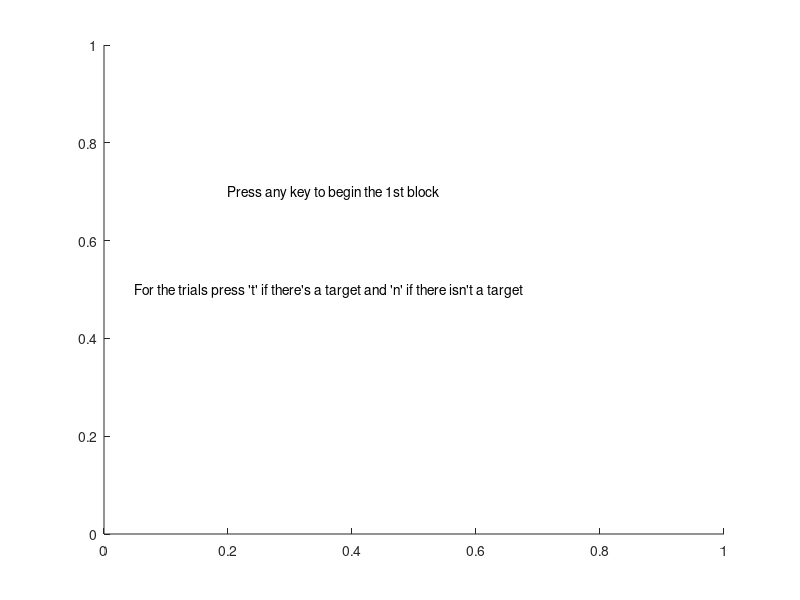

Reproduce this figure in MATLAB. (Note: this script raises an error after producing the figure.)
% project 6.4 - chapter info
% % % clear
% % % close all
% % % 
% % % h = figure;
% % % get(h)
% % % set(h, 'Pointer', 'crosshair')
% % % set(h,'visible','off')
% % % set(h,'visible','on')
% % % g = text(0.5,0.5,'This is pretty cool')
% % % set(g,'color','r','FontSize',20)
% % % 
% % % pause %Waiting for single key press
% % % h725 = get(h,'CurrentCharacter');
% % % 
% % % % Pearson correlation
% % % a = rand(100,2); %Creates 2 columns of 100 rand vals each, puts it in var a
% % % b = corrcoef(a(:,1),a(:,2)); %Calculates the pearson corr between 2 cols
% % % 
% % % % p here should be high to indicate that the values were obtained by chance
% % % % alone
% % % [magnitude, p] = corrcoef(a(:,1),a(:,2)); 

%% Project 6.4 draft
%main script
start=figure;
text(0.2, 0.7, 'Press any key to begin the 1st block');
text(0.05, 0.5, 'For the trials press ''t'' if there''s a target and ''n'' if there isn''t a target');
pause;
close;
right = 0;
wrong = 0;
trial_block=30;

%1st block pop-out with 4 objects; we do 30 trials;
n=4;
t_target4pop=[];
t_no_target4pop=[];
z=randperm(trial_block);
for i=1:trial_block
  if(z(i) <=(trial_block/2))
      target='y';
  else
      target='n';
  end

g=Treisman(n, 'f', target);
tic;
pause;
temp_t=toc;
%t=[t, temp_t];
temp_ans=get(g, 'CurrentCharacter');
%ans=[ans, temp_ans];
close;
  if((strcmp(target, 'y') && strcmp(temp_ans, 't'))) 
  t_target4pop=[t_target4pop, temp_t];
  right = right + 1;
  elseif((strcmp(target, 'n') && strcmp(temp_ans, 'n')))
  t_no_target4pop=[t_no_target4pop, temp_t];
  right = right + 1;
  else
  wrong = wrong + 1;
  end;
end;
t_targ4pop_mean=mean(t_target4pop);
t_no_targ4pop_mean=mean(t_no_target4pop);
%Next block
next=figure;
text(0.2, 0.7, 'Press any key to begin the next block');
text(0.05, 0.5, 'For the trials press ''t'' if there''s a target and ''n'' if there isn''t a target');
pause;
close;
right8 = 0;
wrong8 = 0;
%trial_block=30;
%2nd block pop-out with 8 objects; we do 30 trials;
n=8;
t_target8pop=[];
t_no_target8pop=[];
z=randperm(trial_block);
for i=1:trial_block
  if(z(i) <=(trial_block/2))
      target='y';
  else
      target='n';
  end;
g=Treisman(n, 'f', target);
tic;
pause;
temp_t=toc;
%t=[t, temp_t];
temp_ans=get(g, 'CurrentCharacter');
%ans=[ans, temp_ans];
close;
  if((strcmp(target, 'y') && strcmp(temp_ans, 't'))) 
  t_target8pop=[t_target8pop, temp_t];
  right8 = right8 + 1;
  elseif((strcmp(target, 'n') && strcmp(temp_ans, 'n')))
  t_no_target8pop=[t_no_target8pop, temp_t];
  right8 = right8 + 1;
  else
  wrong8 = wrong8 + 1;
  end;
end;
t_targ8pop_mean=mean(t_target8pop);
t_no_targ8pop_mean=mean(t_no_target8pop);
%Next block
next=figure;
text(0.2, 0.7, 'Press any key to begin the next block');
text(0.05, 0.5, 'For the trials press ''t'' if there''s a target and ''n'' if there isn''t a target');
pause;
close;
right12 = 0;
wrong12 = 0;
%trial_block=30;
%3rd block pop-out with 12 objects; we do 30 trials;
n=12;
t_target12pop=[];
t_no_target12pop=[];
z=randperm(trial_block);
for i=1:trial_block
  if(z(i) <=(trial_block/2))
      target='y';
  else
      target='n';
  end;
g=Treisman(n, 'f', target);
tic;
pause;
temp_t=toc;
%t=[t, temp_t];
temp_ans=get(g, 'CurrentCharacter');
%ans=[ans, temp_ans];
close;
  if((strcmp(target, 'y') && strcmp(temp_ans, 't'))) 
  t_target12pop=[t_target12pop, temp_t];
  right12 = right12 + 1;
  elseif((strcmp(target, 'n') && strcmp(temp_ans, 'n')))
  t_no_target12pop=[t_no_target12pop, temp_t];
  right12 = right12 + 1;
  else
  wrong12 = wrong12 + 1;
  end;
end;
t_targ12pop_mean=mean(t_target12pop);
t_no_targ12pop_mean=mean(t_no_target12pop);
%Next block
next=figure;
text(0.2, 0.7, 'Press any key to begin the next block');
text(0.05, 0.5, 'For the trials press ''t'' if there''s a target and ''n'' if there isn''t a target');
pause;
close;
right16 = 0;
wrong16 = 0;
%trial_block=30;
%4th block pop-out with 16 objects; we do 30 trials;
n=16;
t_target16pop=[];
t_no_target16pop=[];
z=randperm(trial_block);
for i=1:trial_block
  if(z(i) <=(trial_block/2))
      target='y';
  else
      target='n';
  end;
g=Treisman(n, 'f', target);
tic;
pause;
temp_t=toc;
%t=[t, temp_t];
temp_ans=get(g, 'CurrentCharacter');
%ans=[ans, temp_ans];
close;
  if((strcmp(target, 'y') && strcmp(temp_ans, 't'))) 
  t_target16pop=[t_target16pop, temp_t];
  right16 = right16 + 1;
  elseif((strcmp(target, 'n') && strcmp(temp_ans, 'n')))
  t_no_target16pop=[t_no_target16pop, temp_t];
  right16 = right16 + 1;
  else
  wrong16 = wrong16 + 1;
  end;
end;
t_targ16pop_mean=mean(t_target16pop);
t_no_targ16pop_mean=mean(t_no_target16pop);
%Now we begin the conjunction search.
next=figure;
text(0.2, 0.7, 'Press any key to begin the conjunction blocks');
text(0.05, 0.5, 'For the trials press ''t'' if there''s a target and ''n'' if there isn''t a target');
pause;
close;
rightc = 0;
wrongc = 0;
trial_block=30;
%1st block conjunction with 4 objects; we do 30 trials;
n=4;
t_target4con=[];
t_no_target4con=[];
z=randperm(trial_block);
for i=1:trial_block
  if(z(i) <=(trial_block/2))
      target='y';
  else
      target='n';
  end;
g=Treisman(n, 'c', target);
tic;
pause;
temp_t=toc;
%t=[t, temp_t];
temp_ans=get(g, 'CurrentCharacter');
%ans=[ans, temp_ans];
close;
  if((strcmp(target, 'y') && strcmp(temp_ans, 't'))) 
  t_target4con=[t_target4con, temp_t];
  rightc = rightc + 1;
  elseif((strcmp(target, 'n') && strcmp(temp_ans, 'n')))
  t_no_target4con=[t_no_target4con, temp_t];
  rightc = rightc + 1;
  else
  wrongc = wrongc + 1;
  end;
end;
t_targ4con_mean=mean(t_target4con);
t_no_targ4con_mean=mean(t_no_target4con);
next=figure;
text(0.2, 0.7, 'Press any key to begin the next block');
text(0.05, 0.5, 'For the trials press ''t'' if there''s a target and ''n'' if there isn''t a target');
pause;
close;
rightc8 = 0;
wrongc8 = 0;
trial_block=30;
%2nd block conjunction with 8 objects; we do 30 trials;
n=8;
t_target8con=[];
t_no_target8con=[];
z=randperm(trial_block);
for i=1:trial_block
  if(z(i) <=(trial_block/2))
      target='y';
  else
      target='n';
  end;
g=Treisman(n, 'c', target);
tic;
pause;
temp_t=toc;
%t=[t, temp_t];
temp_ans=get(g, 'CurrentCharacter');
%ans=[ans, temp_ans];
close;
  if((strcmp(target, 'y') && strcmp(temp_ans, 't'))) 
  t_target8con=[t_target8con, temp_t];
  rightc8 = rightc8 + 1;
  elseif((strcmp(target, 'n') && strcmp(temp_ans, 'n')))
  t_no_target8con=[t_no_target8con, temp_t];
  rightc8 = rightc8 + 1;
  else
  wrongc8 = wrongc8 + 1;
  end;
end;
t_targ8con_mean=mean(t_target8con);
t_no_targ8con_mean=mean(t_no_target8con);
next=figure;
text(0.2, 0.7, 'Press any key to begin the next block');
text(0.05, 0.5, 'For the trials press ''t'' if there''s a target and ''n'' if there isn''t a target');
pause;
close;
rightc12 = 0;
wrongc12 = 0;
trial_block=30;
%3rd block conjunction with 12 objects; we do 30 trials;
n=12;
t_target12con=[];
t_no_target12con=[];
z=randperm(trial_block);
for i=1:trial_block
  if(z(i) <=(trial_block/2))
      target='y';
  else
      target='n';
  end;
g=Treisman(n, 'c', target);
tic;
pause;
temp_t=toc;
%t=[t, temp_t];
temp_ans=get(g, 'CurrentCharacter');
%ans=[ans, temp_ans];
close;
  if((strcmp(target, 'y') && strcmp(temp_ans, 't'))) 
  t_target12con=[t_target12con, temp_t];
  rightc12 = rightc12 + 1;
  elseif((strcmp(target, 'n') && strcmp(temp_ans, 'n')))
  t_no_target12con=[t_no_target12con, temp_t];
  rightc12 = rightc12 + 1;
  else
  wrongc12 = wrongc12 + 1;
  end;
end;
t_targ12con_mean=mean(t_target12con);
t_no_targ12con_mean=mean(t_no_target12con);
next=figure;
text(0.2, 0.7, 'Press any key to begin the last block');
text(0.05, 0.5, 'For the trials press ''t'' if there''s a target and ''n'' if there isn''t a target');
pause;
close;
rightc16 = 0;
wrongc16 = 0;
trial_block=30;
%4th block conjunction with 16 objects; we do 30 trials;
n=16;
t_target16con=[];
t_no_target16con=[];
z=randperm(trial_block);
for i=1:trial_block
  if(z(i) <=(trial_block/2))
      target='y';
  else
      target='n';
  end;
g=Treisman(n, 'c', target);
tic;
pause;
temp_t=toc;
%t=[t, temp_t];
temp_ans=get(g, 'CurrentCharacter');
%ans=[ans, temp_ans];
close;
  if((strcmp(target, 'y') && strcmp(temp_ans, 't'))) 
  t_target16con=[t_target16con, temp_t];
  rightc16 = rightc16 + 1;
  elseif((strcmp(target, 'n') && strcmp(temp_ans, 'n')))
  t_no_target16con=[t_no_target16con, temp_t];
  rightc16 = rightc16 + 1;
  else
  wrongc16 = wrongc16 + 1;
  end;
end;
t_targ16con_mean=mean(t_target16con);
t_no_targ16con_mean=mean(t_no_target16con);
n=[4, 8, 12, 16]';
t_target_pop=[t_targ4pop_mean, t_targ8pop_mean, t_targ12pop_mean, t_targ16pop_mean]';
t_target_con=[t_targ4con_mean, t_targ8con_mean, t_targ12con_mean, t_targ16con_mean]';
t_no_target_pop=[t_no_targ4pop_mean, t_no_targ8pop_mean, t_no_targ12pop_mean, t_no_targ16pop_mean]';
t_no_target_con=[t_no_targ4con_mean, t_no_targ8con_mean, t_no_targ12con_mean, t_no_targ16con_mean]';
[M1, p1]=corrcoef(n, t_target_pop);
M1=M1(1,2);
p1=p1(1,2);
[M2, p2]=corrcoef(n, t_target_con);
M2=M2(1,2);
p2=p2(1,2);
[M3, p3]=corrcoef(n, t_no_target_pop);
M3=M3(1,2);
p3=p3(1,2);
[M4, p4]=corrcoef(n, t_no_target_con);
M4=M4(1,2);
p4=p4(1,2);
sprintf('The correlation coefficient is %0.5g and the p-value is %0.5g for the popout trial when the target was present', M1, p1)
sprintf('The correlation coefficient is %0.5g and the p-value is %0.5g for the conjunction trial when the target was present', M2, p2)
sprintf('The correlation coefficient is %0.5g and the p-value is %0.5g for the popout trial when the target was absent', M3, p3)
sprintf('The correlation coefficient is %0.5g and the p-value is %0.5g for the conjunction trial when the target was absent', M4, p4)
comment='p-values < 0.05 are considered significant'
figure;
plot(n, t_target_pop);
hold on;
plot(n, t_target_con, 'r');
title('Correctly Identified the Presence of Target');
legend('Pop Out', 'Conjunction');
xlabel('Set Size');
ylabel('Mean Reaction Time (sec)');
hold off;
figure;
plot(n, t_no_target_pop);
hold on;
plot(n, t_no_target_con, 'r');
title('Correctly Identified the Absence of Target');
legend('Pop Out', 'Conjunction');
xlabel('Set Size');
ylabel('Mean Reaction Time (sec)');
hold off;
%These are the results for the sprintf function for the trial I ran on
%myself. The graphs are given as well.
%The correlation coefficient is -0.57912 and the p-value is 0.42088 for the popout trial when the target was present
%The correlation coefficient is 0.99994 and the p-value is 6.4571e-005 for the conjunction trial when the target was present
%The correlation coefficient is -0.032356 and the p-value is 0.96764 for the popout trial when the target was absent
%The correlation coefficient is 0.92974 and the p-value is 0.070256 for the conjunction trial when the target was absent
%p-values < 0.05 are considered significant
%For a qualitative assessment of the slopes of the graphs I would say that
%the popout task does not seem to require more mental processing time as 
%the set size increases (ie the slope is relatively flat.). However, 
%for the conjunction task there is statistically significant linear
%increase in reaction time to complete the task.
%I realize that one p-value for the conjunction task is not quite below
%0.05, so the statement made above is not exactly true from this small sample size.
%Final note in the trials ran I always scored more than 20 correct/block,
%so the mean reaction time is based on at least 20 data points as required.